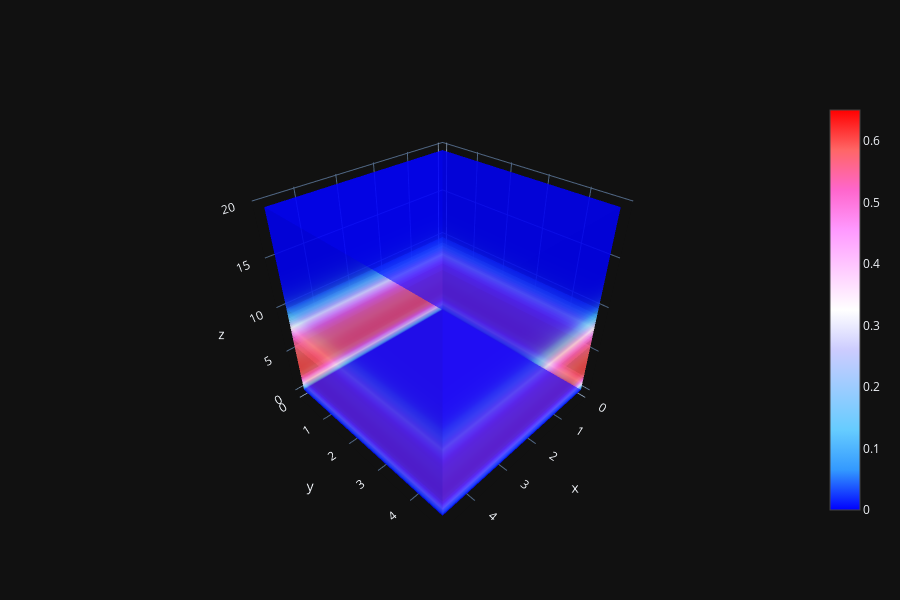

The code cell stored with this chart in its notebook:
### Code cell
X, Y, Z = np.array(phAr.iloc[:,0]), np.array(phAr.iloc[:,1]), np.array(phAr.iloc[:,2])
vol = np.array(phAr.iloc[:,3])

Lz_max = 20
vol = vol[Z < Lz_max]
X = X[Z < Lz_max]
Y = Y[Z < Lz_max]
Z = Z[Z < Lz_max]

import plotly.graph_objects as go
fig = go.Figure(data=go.Volume(
    x=X, y=Y, z=Z,
    value=vol,
    isomin  =0.0,
    isomax  =0.65,
    opacity =0.65,
    surface_count=15,
    colorscale= 'Picnic' #Blackbody,Bluered,Blues,Cividis,Earth,Electric,Greens,Greys,Hot,Jet,Picnic,Portland,Rainbow,RdBu,Reds,Viridis,YlGnBu,YlOrRd.
    ))
fig.update_layout(scene_xaxis_showticklabels=True,
                  scene_yaxis_showticklabels=True,
                  scene_zaxis_showticklabels=True,
                  template='plotly_dark', width=900, height=600)
fig.show()

### Figure 1 — Plotly figure (JSON) as saved in the notebook; plotly's stock layout.template omitted (floating-point values rounded to 4 significant figures; data arrays with more than 128 entries replaced by an {"elided": "..."} marker saying what was removed)
{"data": [{"colorscale": [[0, "rgb(0,0,255)"], [0.1, "rgb(51,153,255)"], [0.2, "rgb(102,204,255)"], [0.3, "rgb(153,204,255)"], [0.4, "rgb(204,204,255)"], [0.5, "rgb(255,255,255)"], [0.6, "rgb(255,204,255)"], [0.7, "rgb(255,153,255)"], [0.8, "rgb(255,102,204)"], [0.9, "rgb(255,102,102)"], [1, "rgb(255,0,0)"]], "isomax": 0.65, "isomin": 0, "opacity": 0.65, "surface": {"count": 15}, "type": "volume", "value": {"elided": "16000 float values"}, "x": {"elided": "16000 float values"}, "y": {"elided": "16000 float values"}, "z": {"elided": "16000 float values"}}], "layout": {"height": 600, "scene": {"aspectmode": "auto", "aspectratio": {"x": 1, "y": 1, "z": 1}, "camera": {"projection": {"type": "perspective"}}, "xaxis": {"showticklabels": true, "type": "linear"}, "yaxis": {"showticklabels": true, "type": "linear"}, "zaxis": {"showticklabels": true, "type": "linear"}}, "width": 900}}
